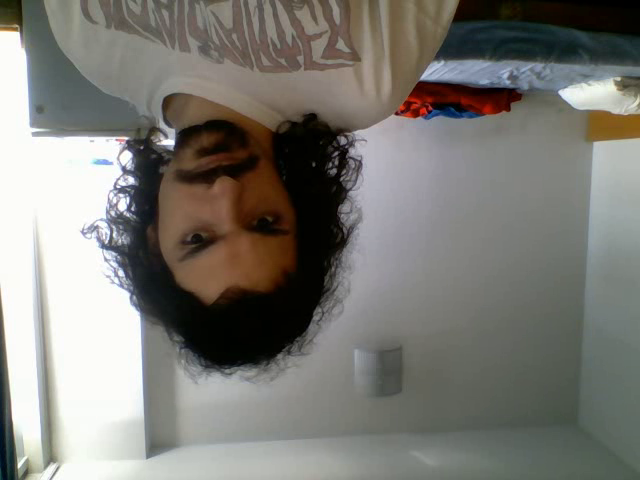
#> input picture frame 8 of res/output.avi, 640 x 480 px, given in place of the camera
$ python tuto2.py
#> lines starting #> are read from the running program, lines starting #| are printed output that depends on the picture
# -*- coding: utf-8 -*-
"""
Created on Mon Mar 16 12:44:25 2020

@author: utenti
"""

import numpy as np
import cv2

capture = cv2.VideoCapture(0)
""" isOpened() controlla che la cattura sia sta inizializzata correttamente
altrimenti si usa il metodo open() per forzare l'apertura """
while(capture.isOpened()):
    """ ret e' True quando il frame viene letto correttamente """
    ret, frame = capture.read()
#> frame is the input picture: shape (480, 640, 3); mean B, G, R 117.4, 122.9, 124.5
    if(ret):
        grayscale = cv2.cvtColor(frame, cv2.COLOR_BGR2GRAY)
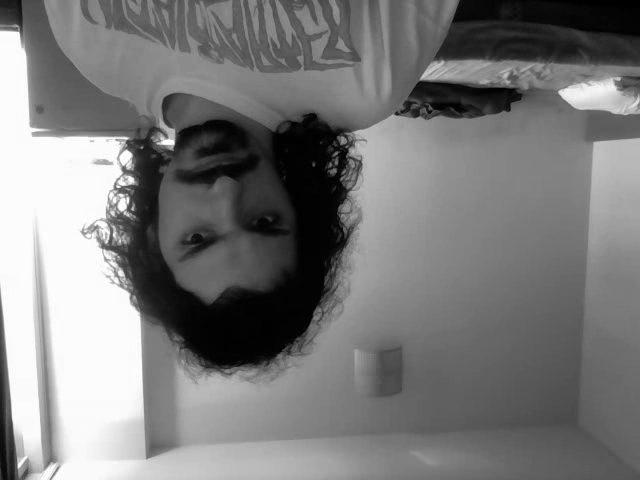
#> grayscale: shape (480, 640); min 0, max 255, mean 122.8
        cv2.imshow("grayscale camera", grayscale)
        k = cv2.waitKey(1)
#> (key q is pressed here)
        if k == ord('q'):
            break

capture.release()
cv2.destroyAllWindows()

capture = cv2.VideoCapture(0)
fourcc = cv2.VideoWriter_fourcc(*'XVID')
out = cv2.VideoWriter("res/output.avi",fourcc,24,(640,480))

while(capture.isOpened()):
    ret, frame = capture.read()
    if ret:
        frame = cv2.flip(frame,0)
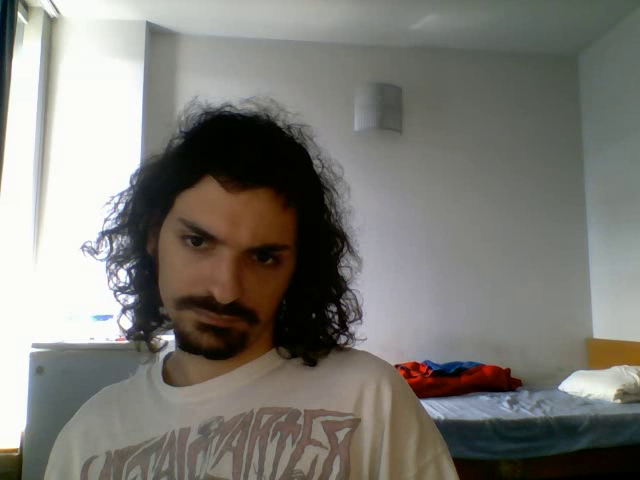
#> frame: shape (480, 640, 3); mean B, G, R 117.4, 122.9, 124.5
        out.write(frame)
        cv2.imshow("frame",frame)
        k = cv2.waitKey(1)
#> (key q is pressed here)
        if k == ord('q'):
            break
    else:
        break

capture.release()
out.release()
cv2.destroyAllWindows()

$ run again, starting later in the video
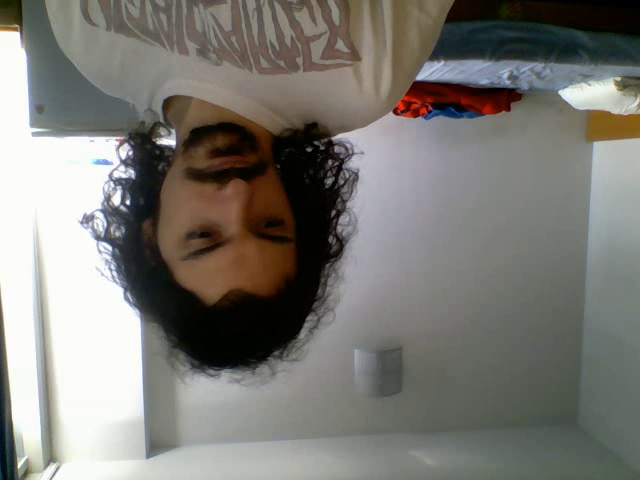
#> input picture frame 38 of res/output.avi, 640 x 480 px, given in place of the camera
#> frame is the input picture: shape (480, 640, 3); mean B, G, R 117.1, 122.5, 124.2
#> `grayscale = cv2.cvtColor(frame, cv2.COLOR_BGR2GRAY)`:
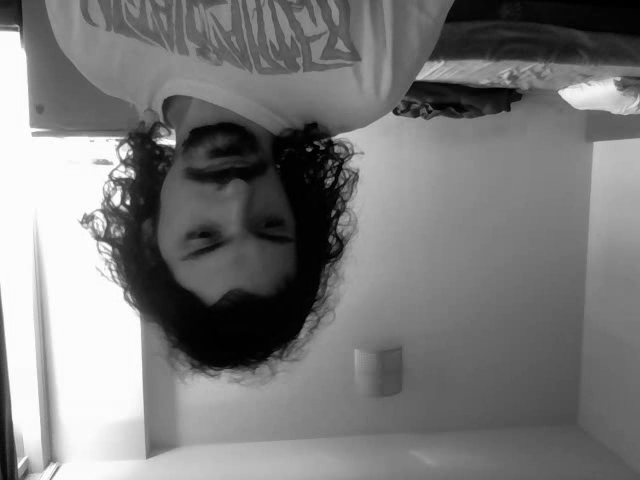
#> grayscale: shape (480, 640); min 0, max 255, mean 122.4
#> `frame = cv2.flip(frame,0)`:
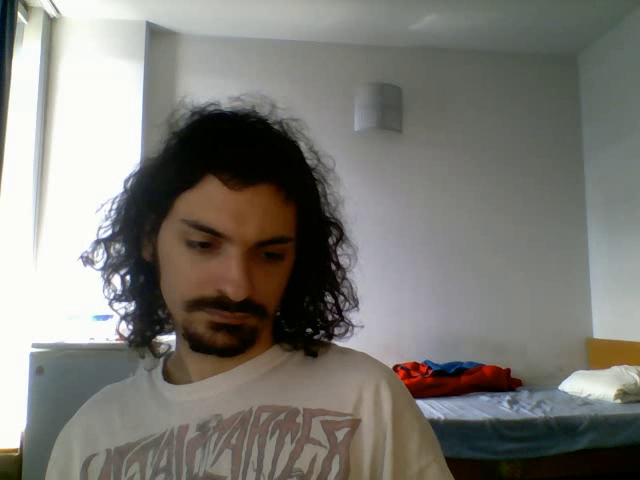
#> frame: shape (480, 640, 3); mean B, G, R 117.1, 122.5, 124.2

$ run again, starting later in the video
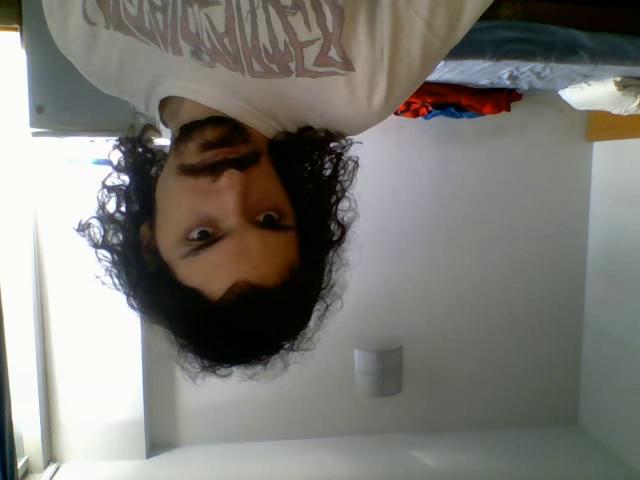
#> input picture frame 68 of res/output.avi, 640 x 480 px, given in place of the camera
#> frame is the input picture: shape (480, 640, 3); mean B, G, R 117.4, 123, 124.6
#> `grayscale = cv2.cvtColor(frame, cv2.COLOR_BGR2GRAY)`:
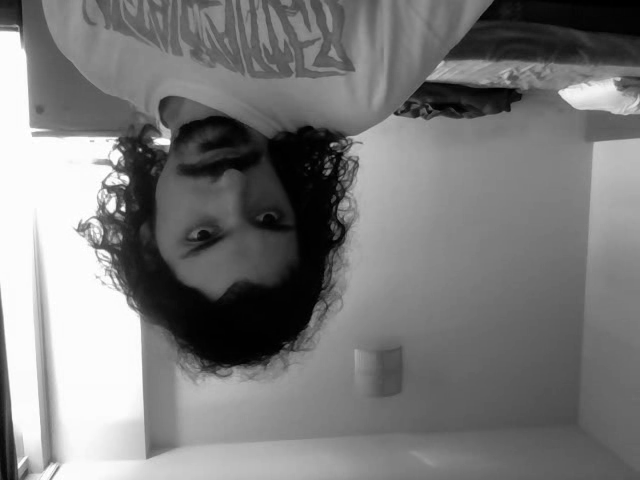
#> grayscale: shape (480, 640); min 0, max 255, mean 122.9
#> `frame = cv2.flip(frame,0)`:
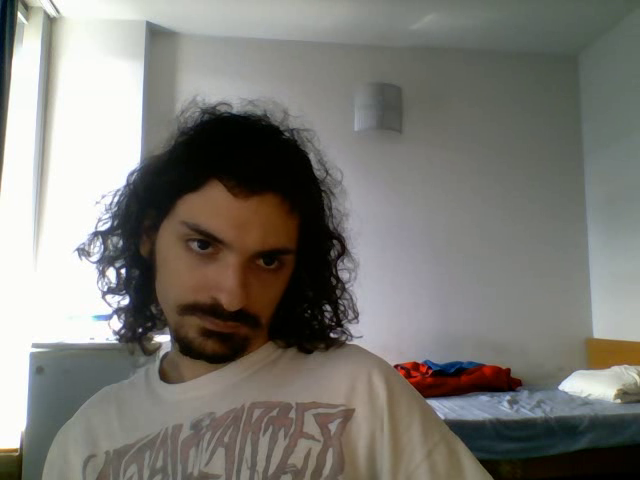
#> frame: shape (480, 640, 3); mean B, G, R 117.4, 123, 124.6
